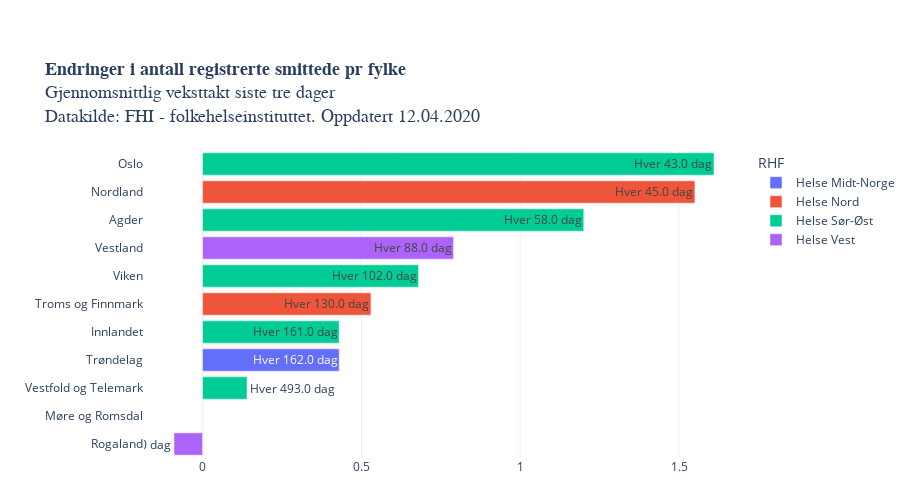

Notebook cell for this chart:
### Code cell
from datetime import datetime

legend = [i for i in vekst["RHF"].dropna().unique()]
legend.sort()

fig = px.bar(vekst.dropna(), 
             x='Vekstrate', y='Fylke', 
             orientation='h',
             category_orders={"RHF": legend},
             height=500,
             title = "<b>Endringer i antall registrerte smittede pr fylke</b><br>Gjennomsnittlig veksttakt siste tre dager<br>Datakilde: FHI - folkehelseinstituttet. Oppdatert " +datetime.today().strftime('%d.%m.%Y'),
             color='RHF',
             text="text",
             hover_name="Fylke",
             hover_data=["Vekstrate"],
             template = "plotly_white", 
             labels = {"Vekstrate": "daglig vekst (%)", "- 1 uke": "Daglig vekst for en uke siden", "text": "Dager før dobling med dagens vekst"},
            )

"""
fig.add_shape(
        # doubling time 2 days
        dict(
            type="line",
            x0=41.42136,
            y0=-0.5,
            x1=41.42136,
            y1=21.5,
            line=dict(
                color="Black",
                width=1
            )))
fig.add_shape(
        # doubling time 1 uke
        dict(
            type="line",
            x0=10.40895,
            y0=-0.5,
            x1=10.40895,
            y1=21.5,
            line=dict(
                color="Black",
                width=1
            )))

"""
fig.layout.coloraxis.showscale = False

fig.update_layout(
    yaxis=dict(
        separatethousands=True,
        categoryorder = 'total ascending',
        title_text="",
        fixedrange=True,
    ), xaxis=dict(fixedrange=True,
                 title_text=""),
    title_font=dict(family="Helvetica", size=18),
        margin=dict(b=150)) #bottom margin

fig.update_layout(autosize=True,
    margin=dict(l=100, r=100, t=150, b=0),
    paper_bgcolor='rgba(0, 0, 0, 0)'
    #plot_bgcolor='rgb(248, 248, 255)'    
                 )

#plotly.offline.plot(fig, filename='COVID_moment_fylke.html')
py.plot(fig, filename='COVID19_vekstmomentum_fylker.html', auto_open=False)
fig.show()

### Figure 1 — Plotly figure (JSON) as saved in the notebook; plotly's stock layout.template omitted (floating-point values rounded to 4 significant figures)
{"data": [{"alignmentgroup": "True", "customdata": [[0], [0.43]], "hoverlabel": {"namelength": 0}, "hovertemplate": "<b>%{hovertext}</b><br><br>RHF=Helse Midt-Norge<br>daglig vekst (%)=%{customdata[0]}<br>Fylke=%{y}<br>Dager før dobling med dagens vekst=%{text}", "hovertext": ["Møre og Romsdal", "Trøndelag"], "legendgroup": "Helse Midt-Norge", "marker": {"color": "#636efa"}, "name": "Helse Midt-Norge", "offsetgroup": "Helse Midt-Norge", "orientation": "h", "showlegend": true, "text": ["Hver inf dag", "Hver 162.0 dag"], "textposition": "auto", "type": "bar", "x": [0, 0.43], "xaxis": "x", "y": ["Møre og Romsdal", "Trøndelag"], "yaxis": "y"}, {"alignmentgroup": "True", "customdata": [[0.53], [1.55]], "hoverlabel": {"namelength": 0}, "hovertemplate": "<b>%{hovertext}</b><br><br>RHF=Helse Nord<br>daglig vekst (%)=%{customdata[0]}<br>Fylke=%{y}<br>Dager før dobling med dagens vekst=%{text}", "hovertext": ["Troms og Finnmark", "Nordland"], "legendgroup": "Helse Nord", "marker": {"color": "#EF553B"}, "name": "Helse Nord", "offsetgroup": "Helse Nord", "orientation": "h", "showlegend": true, "text": ["Hver 130.0 dag", "Hver 45.0 dag"], "textposition": "auto", "type": "bar", "x": [0.53, 1.55], "xaxis": "x", "y": ["Troms og Finnmark", "Nordland"], "yaxis": "y"}, {"alignmentgroup": "True", "customdata": [[0.14], [0.43], [0.68], [1.2], [1.61]], "hoverlabel": {"namelength": 0}, "hovertemplate": "<b>%{hovertext}</b><br><br>RHF=Helse Sør-Øst<br>daglig vekst (%)=%{customdata[0]}<br>Fylke=%{y}<br>Dager før dobling med dagens vekst=%{text}", "hovertext": ["Vestfold og Telemark", "Innlandet", "Viken", "Agder", "Oslo"], "legendgroup": "Helse Sør-Øst", "marker": {"color": "#00cc96"}, "name": "Helse Sør-Øst", "offsetgroup": "Helse Sør-Øst", "orientation": "h", "showlegend": true, "text": ["Hver 493.0 dag", "Hver 161.0 dag", "Hver 102.0 dag", "Hver 58.0 dag", "Hver 43.0 dag"], "textposition": "auto", "type": "bar", "x": [0.14, 0.43, 0.68, 1.2, 1.61], "xaxis": "x", "y": ["Vestfold og Telemark", "Innlandet", "Viken", "Agder", "Oslo"], "yaxis": "y"}, {"alignmentgroup": "True", "customdata": [[-0.09], [0.79]], "hoverlabel": {"namelength": 0}, "hovertemplate": "<b>%{hovertext}</b><br><br>RHF=Helse Vest<br>daglig vekst (%)=%{customdata[0]}<br>Fylke=%{y}<br>Dager før dobling med dagens vekst=%{text}", "hovertext": ["Rogaland", "Vestland"], "legendgroup": "Helse Vest", "marker": {"color": "#ab63fa"}, "name": "Helse Vest", "offsetgroup": "Helse Vest", "orientation": "h", "showlegend": true, "text": ["Hver -788.0 dag", "Hver 88.0 dag"], "textposition": "auto", "type": "bar", "x": [-0.09, 0.79], "xaxis": "x", "y": ["Rogaland", "Vestland"], "yaxis": "y"}], "layout": {"autosize": true, "barmode": "relative", "coloraxis": {"showscale": false}, "height": 500, "legend": {"title": {"text": "RHF"}, "tracegroupgap": 0}, "margin": {"b": 0, "l": 100, "r": 100, "t": 150}, "paper_bgcolor": "rgba(0, 0, 0, 0)", "title": {"font": {"family": "Helvetica", "size": 18}, "text": "<b>Endringer i antall registrerte smittede pr fylke</b><br>Gjennomsnittlig veksttakt siste tre dager<br>Datakilde: FHI - folkehelseinstituttet. Oppdatert 12.04.2020"}, "xaxis": {"anchor": "y", "domain": [0, 1], "fixedrange": true, "title": {"text": ""}}, "yaxis": {"anchor": "x", "categoryorder": "total ascending", "domain": [0, 1], "fixedrange": true, "separatethousands": true, "title": {"text": ""}}}}
